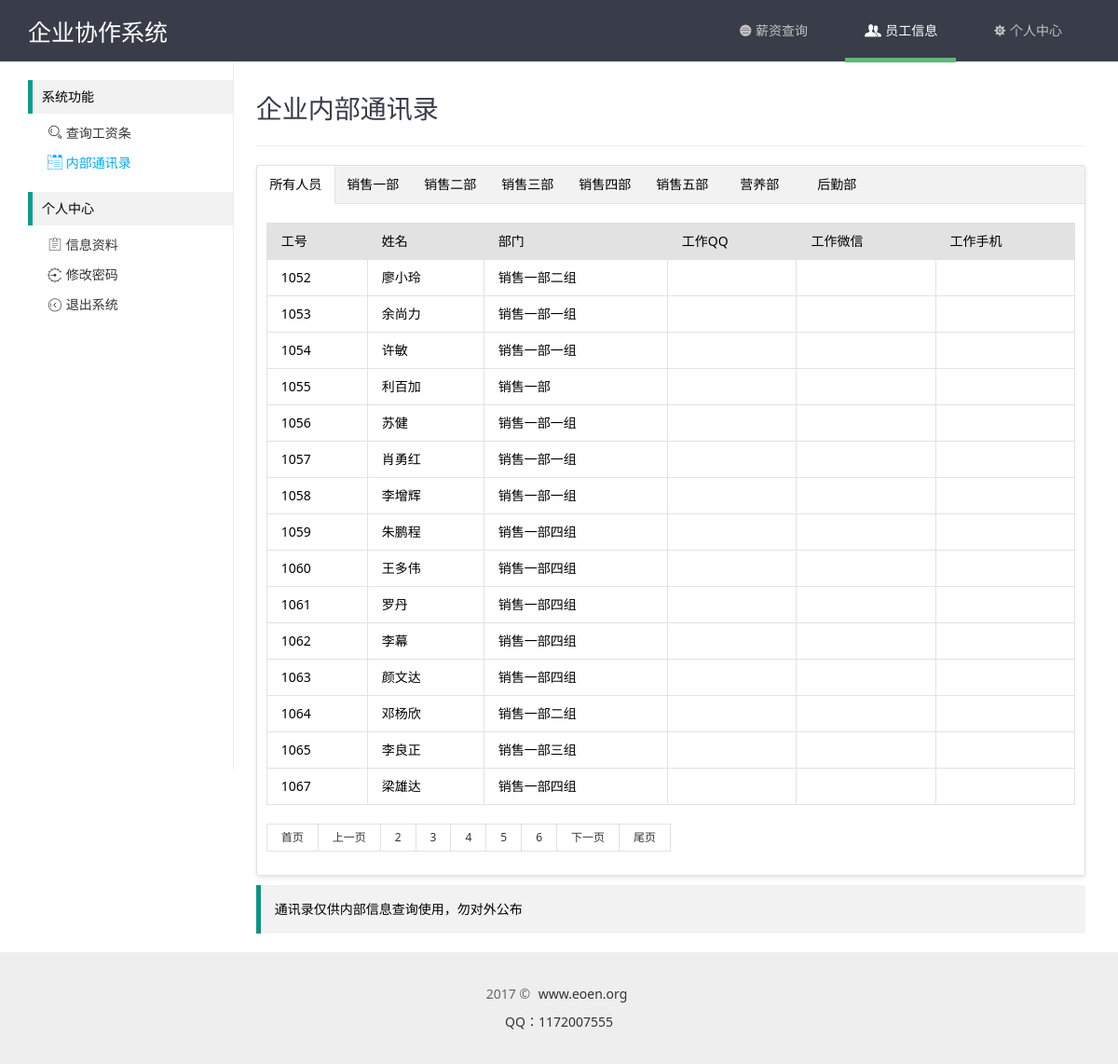
The page /users.php?page=4 (signed in) on the database its author committed.
### tables this page shows
CREATE TABLE `hk_depas` (
  `id` int(11) NOT NULL AUTO_INCREMENT,
  `pid` varchar(4) NOT NULL COMMENT '部门排序',
  `did` varchar(4) NOT NULL COMMENT '部门ID',
  `sid` varchar(4) NOT NULL COMMENT '上级部门',
  `name` varchar(64) NOT NULL COMMENT '部门名称',
  `state` int(11) NOT NULL COMMENT '部门状态',
  PRIMARY KEY (`id`)
);

CREATE TABLE `hk_users` (
  `id` int(11) NOT NULL AUTO_INCREMENT,
  `uid` int(4) NOT NULL COMMENT '工号',
  `name` varchar(32) NOT NULL COMMENT '姓名',
  `password` varchar(32) NOT NULL COMMENT '密码',
  `sex` varchar(10) NOT NULL COMMENT '性别',
  `depa` varchar(32) NOT NULL COMMENT '部门',
  `phone` varchar(11) NOT NULL COMMENT '手机',
  `wechat` varchar(32) NOT NULL COMMENT '微信',
  `qq` varchar(32) NOT NULL COMMENT 'QQ',
  `state` int(10) NOT NULL COMMENT '状态',
  PRIMARY KEY (`id`)
);

### xdmin/conn/config.php (called while the page is built, shortened)
<?php
class DB{
	function __construct($dh, $us, $up, $dbn){
		$this->dbHost = $dh;
		$this->userName = $us;
		$this->userPwd = $up;
		$this->dbName = $dbn;
	}
	function query($sql){
		return mysql_query($sql);
	}
	function getAll($sql){
		$row = $this->query($sql);
		while($re = mysql_fetch_assoc($row))
		{
			$arr[] = $re;
		}
		return @$arr;
	}
}
$db = new DB("localhost","root","QVnVRRnJZX4CJwcC","xiezuo");

### users.php (the view, shortened to what this page needs)
<?php
	include "xdmin/conn/config.php";
	include "xdmin/conn/page.php";
	$showrow = 15;
	$curpage = empty($_GET['page'])?1:$_GET['page'];
	$url = "?page={page}";
	$sql = "SELECT * FROM hk_users where state='1'";
	$query = mysql_query($sql);
	$total = mysql_num_rows($query);
	$list = "SELECT * FROM hk_users where state='1' ORDER BY uid limit ".($curpage-1)*$showrow.",{$showrow}";
	$data = $db->getAll($list);
	$depa = "SELECT * FROM hk_depas where sid='' ORDER BY did";
	$pata = $db->getAll($depa);
?>
<!DOCTYPE html PUBLIC "-//W3C//DTD XHTML 1.0 Transitional//EN" "http://www.w3.org/TR/xhtml1/DTD/xhtml1-transitional.dtd">
<html xmlns="http://www.w3.org/1999/xhtml">
<head>
	<link rel="stylesheet" type="text/css" href="common/layui/css/layui.css" media="all">
	<link rel="stylesheet" type="text/css" href="common/global.css" media="all">
	<link rel="stylesheet" type="text/css" href="common/home/css/style.css" media="all">
</head>
<body>
	<?php include "include/sider.php";?>
	<div class="site-content">
		<h1 class="site-h1">企业内部通讯录</h1>
		<div class="layui-tab layui-tab-card">
		  <ul class="layui-tab-title">
			<li class="layui-this">所有人员</li>
			<?php
			foreach($pata as $key=>$val){
				echo'<li>'.$val['name'].'</li>';
			}
			?>
		  </ul>
		  <div class="layui-tab-content">
			<div class="layui-tab-item layui-show">
				<table class="layui-table">
					<thead>
						<tr>
							<th>工号</th>
							<th>姓名</th>
							<th>部门</th>
							<th>工作QQ</th>
							<th>工作微信</th>
							<th>工作手机</th>
						</tr>
					</thead>
					<tbody>
						<?php
						foreach($data as $key=>$val){
							echo'<tr>
								<td>'.$val['uid'].'</td>
								<td>'.$val['name'].'</td>
								<td>';
								$depaid = $val['depa'];
								$depanm = mysql_query("SELECT * FROM hk_depas WHERE did='{$depaid}'");
								if(mysql_num_rows($depanm)){
									while($row = mysql_fetch_array($depanm)) {
										echo $row['name'];
									}
								}echo'
								</td>
								<td>'.$val['qq'].'</td>
								<td>'.$val['wechat'].'</td>
								<td>'.$val['phone'].'</td>
								</tr>';
						}
						?>
					</tbody>
				</table>
				<div id="page" class="page">
					<div class="layui-box layui-laypage layui-laypage-default" id="layui-laypage-0">
						<?php
							if($total>$showrow){
							 $page = new page($total,$showrow,$curpage,$url,2);
							 echo $page->myde_write();
							}
						 ?>
					</div>
				</div>
			</div>
		  </div>
		</div>
		<div class="layui-elem-quote">
			<p>通讯录仅供内部信息查询使用，勿对外公布</p>
		</div>
	</div>
	<?php include "include/footer.php";?>

### common/layui/css/layui.css (style rules this page uses)
blockquote,body,button,dd,div,dl,dt,form,h1,h2,h3,h4,h5,h6,input,li,ol,p,pre,td,textarea,th,ul { margin:0;padding:0;-webkit-tap-highlight-color:rgba(0,0,0,0) }
li { list-style:none }
table { border-collapse:collapse;border-spacing:0 }
h1,h2,h3 { font-size:14px;font-weight:400 }
body { line-height:24px;font:14px Helvetica Neue,Helvetica,PingFang SC,\5FAE\8F6F\96C5\9ED1,Tahoma,Arial,sans-serif }
.layui-box,.layui-box * { -webkit-box-sizing:content-box!important;-moz-box-sizing:content-box!important;box-sizing:content-box!important }
.layui-show { display:block!important }
.layui-elem-quote { margin-bottom:10px;padding:15px;line-height:22px;border-left:5px solid #009688;border-radius:0 2px 2px 0;background-color:#f2f2f2 }
.layui-table { width:100%;margin:10px 0;background-color:#fff }
.layui-table tr { transition:all .3s;-webkit-transition:all .3s }
.layui-table thead tr { background-color:#f2f2f2 }
.layui-table th { text-align:left }
.layui-table td,.layui-table th { padding:9px 15px;min-height:20px;line-height:20px;border:1px solid #e2e2e2;font-size:14px }
.layui-laypage { display:inline-block;*display:inline;*zoom:1;vertical-align:middle;margin:10px 0;font-size:0 }
.layui-nav .layui-nav-item,.layui-tab-title li { display:inline-block;*zoom:1;vertical-align:middle }
.layui-tab { margin:10px 0;overflow:hidden;text-align:left!important }
.layui-fixbar li,.layui-tab-bar,.layui-tab-title li,.layui-util-face ul li { cursor:pointer;text-align:center }
.layui-tab-title { position:relative;left:0;height:40px;white-space:nowrap;font-size:0;border-bottom:1px solid #e2e2e2;transition:all .2s;-webkit-transition:all .2s }
.layui-tab-title li { *display:inline;font-size:14px;transition:all .3s;-webkit-transition:all .3s;position:relative;line-height:40px;min-width:65px;padding:0 10px;border-left: 1px solid rgba(26, 160, 148, 0.3); }
.layui-tab-title .layui-this { color:#000 }
.layui-tab-title .layui-this:after { position:absolute;left:0;top:0;content:'';width:100%;height:41px;border:1px solid #e2e2e2;border-bottom-color:#fff;border-radius:2px 2px 0 0;-webkit-box-sizing:border-box!important;-moz-box-sizing:border-box!important;box-sizing:border-box!important;pointer-events:none }
.layui-tab-item,.layui-util-face .layui-layer-TipsG { display:none }
.layui-tab-content { padding:10px }
.layui-tab-card { border:1px solid #e2e2e2;border-radius:2px;box-shadow:0 2px 5px 0 rgba(0,0,0,.1) }
.layui-tab-card>.layui-tab-title { background-color:#f2f2f2 }
.layui-tab-card>.layui-tab-title li { margin-right:-1px;margin-left:-1px }
.layui-tab-card>.layui-tab-title .layui-this { background-color:#fff }
.layui-tab-card>.layui-tab-title .layui-this:after { border-top:none;border-width:1px;border-bottom-color:#fff }

### common/global.css (style rules this page uses)
body,div,dl,dt,dd,ul,ol,li,h1,h2,h3,h4,h5,h6,pre,code,form,fieldset,legend,input,button,textarea,select,p,blockquote,th,td,span,a { margin:0;padding:0; }
body { font-size:14px;font-family: "微软雅黑","Microsoft YaHei","Microsoft YaHei UI", "Segoe UI", Arial, Verdana, Sans-Serif, sans-serif; }
address, caption, cite, code, dfn, em, strong, th, var { font-style:normal; font-weight:normal; }
ol,ul,li { list-style:none; }
address,button,caption,cite,code,dfn,em,input,optgroup,option,select,strong,textarea,th,var { font:inherit; }
table { border-collapse: collapse;border-spacing: 0; }
thead tr th { background-color: #e2e2e2; }
caption,th { text-align:left; }
h1,h2,h3,h4,h5,h6,a,p,span { font-family: "微软雅黑","Microsoft YaHei","Microsoft YaHei UI","Hiragino Sans GB W3","Segoe UI", Arial, Verdana, Sans-Serif, sans-serif; }

### common/home/css/style.css (style rules this page uses)
.site-tree, .site-content { display: inline-block; vertical-align: top; font-size: 14px; }
.site-content { width: 890px; padding: 20px 0 10px 20px; }
.site-h1 { margin-bottom: 20px; line-height: 60px; padding-bottom: 10px; color: #393D49; border-bottom: 1px solid #eee; font-size: 28px; font-weight: 300; }
.layui-tab-title li { border-left: none; }

### rows shown on the page
hk_depas: name "销售一部"
hk_depas: name "销售二部"
hk_depas: name "销售三部"
hk_depas: name "销售四部"
hk_depas: name "销售五部"
hk_depas: name "营养部"
hk_depas: name "后勤部"
hk_users: uid "1052", name "廖小玲"
hk_depas: name "销售一部二组"
hk_users: uid "1053", name "余尚力"
hk_depas: name "销售一部一组"
hk_users: uid "1054", name "许敏"
hk_users: uid "1055", name "利百加"
hk_users: uid "1056", name "苏健"
hk_users: uid "1057", name "肖勇红"
hk_users: uid "1058", name "李增辉"
hk_users: uid "1059", name "朱鹏程"
hk_depas: name "销售一部四组"
hk_users: uid "1060", name "王多伟"
hk_users: uid "1061", name "罗丹"
hk_users: uid "1062", name "李幕"
hk_users: uid "1063", name "颜文达"
hk_users: uid "1064", name "邓杨欣"
hk_users: uid "1065", name "李良正"
hk_depas: name "销售一部三组"
hk_users: uid "1067", name "梁雄达"
